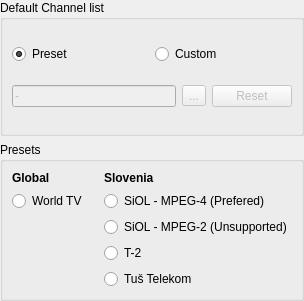
<?xml version="1.0" encoding="UTF-8"?>
<ui version="4.0">
 <class>SelectPlaylist</class>
 <widget class="QWidget" name="SelectPlaylist">
  <property name="geometry">
   <rect>
    <x>0</x>
    <y>0</y>
    <width>304</width>
    <height>301</height>
   </rect>
  </property>
  <layout class="QVBoxLayout" name="verticalLayout">
   <property name="margin">
    <number>0</number>
   </property>
   <item>
    <widget class="QGroupBox" name="defaultPlaylistBox">
     <property name="title">
      <string>Default Channel list</string>
     </property>
     <layout class="QGridLayout" name="gridLayout_4">
      <item row="0" column="0">
       <widget class="QRadioButton" name="presetPlaylistRadio">
        <property name="text">
         <string>Preset</string>
        </property>
        <property name="checked">
         <bool>true</bool>
        </property>
       </widget>
      </item>
      <item row="2" column="0" colspan="2">
       <layout class="QHBoxLayout" name="browseLayout">
        <item>
         <widget class="QLineEdit" name="playlistLineEdit">
          <property name="enabled">
           <bool>false</bool>
          </property>
          <property name="text">
           <string notr="true">-</string>
          </property>
          <property name="readOnly">
           <bool>true</bool>
          </property>
         </widget>
        </item>
        <item>
         <widget class="QToolButton" name="browsePlaylistButton">
          <property name="enabled">
           <bool>false</bool>
          </property>
          <property name="text">
           <string>...</string>
          </property>
         </widget>
        </item>
        <item>
         <widget class="QPushButton" name="resetPlaylistButton">
          <property name="enabled">
           <bool>false</bool>
          </property>
          <property name="text">
           <string>Reset</string>
          </property>
         </widget>
        </item>
       </layout>
      </item>
      <item row="0" column="1">
       <widget class="QRadioButton" name="customPlaylistRadio">
        <property name="text">
         <string>Custom</string>
        </property>
       </widget>
      </item>
     </layout>
    </widget>
   </item>
   <item>
    <widget class="QGroupBox" name="presetsBox">
     <property name="title">
      <string>Presets</string>
     </property>
     <layout class="QGridLayout" name="gridLayout_8">
      <item row="2" column="1">
       <widget class="QRadioButton" name="radioSiol2">
        <property name="text">
         <string notr="true">SiOL - MPEG-2 (Unsupported)</string>
        </property>
       </widget>
      </item>
      <item row="4" column="1">
       <widget class="QRadioButton" name="radioT2">
        <property name="enabled">
         <bool>true</bool>
        </property>
        <property name="text">
         <string notr="true">T-2</string>
        </property>
       </widget>
      </item>
      <item row="5" column="1">
       <widget class="QRadioButton" name="radioTus">
        <property name="enabled">
         <bool>true</bool>
        </property>
        <property name="text">
         <string notr="true">Tuš Telekom</string>
        </property>
       </widget>
      </item>
      <item row="0" column="1">
       <widget class="QLabel" name="labelSlovenia">
        <property name="text">
         <string>&lt;b&gt;Slovenia&lt;/b&gt;</string>
        </property>
       </widget>
      </item>
      <item row="0" column="0">
       <widget class="QLabel" name="labelGlobal">
        <property name="text">
         <string>&lt;b&gt;Global&lt;/b&gt;</string>
        </property>
       </widget>
      </item>
      <item row="1" column="1">
       <widget class="QRadioButton" name="radioSiol4">
        <property name="text">
         <string notr="true">SiOL - MPEG-4 (Prefered)</string>
        </property>
       </widget>
      </item>
      <item row="1" column="0">
       <widget class="QRadioButton" name="radioWorldTv">
        <property name="text">
         <string notr="true">World TV</string>
        </property>
       </widget>
      </item>
     </layout>
    </widget>
   </item>
  </layout>
 </widget>
 <resources/>
 <connections>
  <connection>
   <sender>customPlaylistRadio</sender>
   <signal>toggled(bool)</signal>
   <receiver>presetsBox</receiver>
   <slot>setDisabled(bool)</slot>
   <hints>
    <hint type="sourcelabel">
     <x>240</x>
     <y>44</y>
    </hint>
    <hint type="destinationlabel">
     <x>236</x>
     <y>124</y>
    </hint>
   </hints>
  </connection>
  <connection>
   <sender>customPlaylistRadio</sender>
   <signal>toggled(bool)</signal>
   <receiver>playlistLineEdit</receiver>
   <slot>setEnabled(bool)</slot>
   <hints>
    <hint type="sourcelabel">
     <x>241</x>
     <y>51</y>
    </hint>
    <hint type="destinationlabel">
     <x>161</x>
     <y>82</y>
    </hint>
   </hints>
  </connection>
  <connection>
   <sender>customPlaylistRadio</sender>
   <signal>toggled(bool)</signal>
   <receiver>browsePlaylistButton</receiver>
   <slot>setEnabled(bool)</slot>
   <hints>
    <hint type="sourcelabel">
     <x>270</x>
     <y>54</y>
    </hint>
    <hint type="destinationlabel">
     <x>189</x>
     <y>77</y>
    </hint>
   </hints>
  </connection>
  <connection>
   <sender>customPlaylistRadio</sender>
   <signal>toggled(bool)</signal>
   <receiver>resetPlaylistButton</receiver>
   <slot>setEnabled(bool)</slot>
   <hints>
    <hint type="sourcelabel">
     <x>286</x>
     <y>54</y>
    </hint>
    <hint type="destinationlabel">
     <x>257</x>
     <y>74</y>
    </hint>
   </hints>
  </connection>
 </connections>
</ui>
